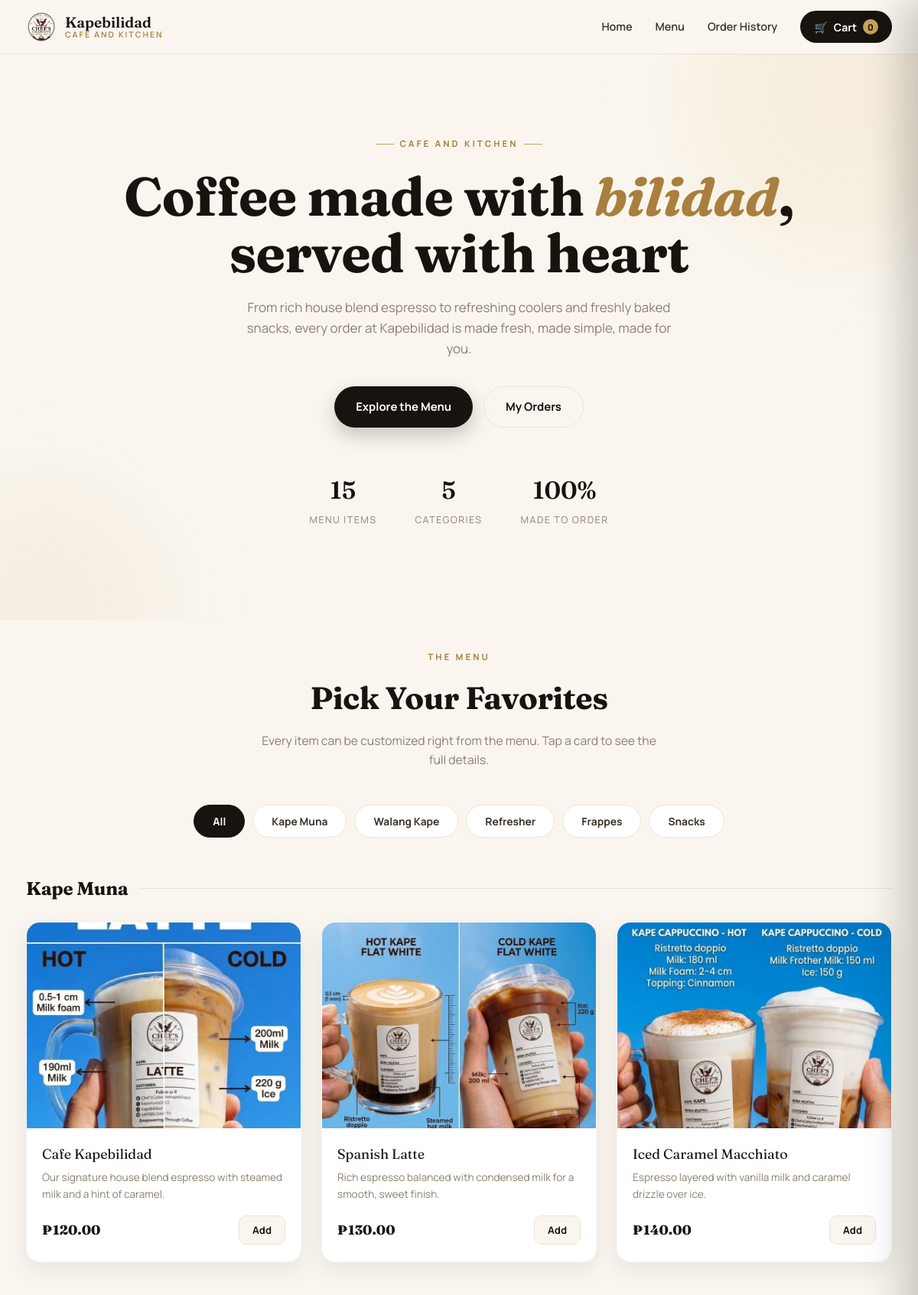
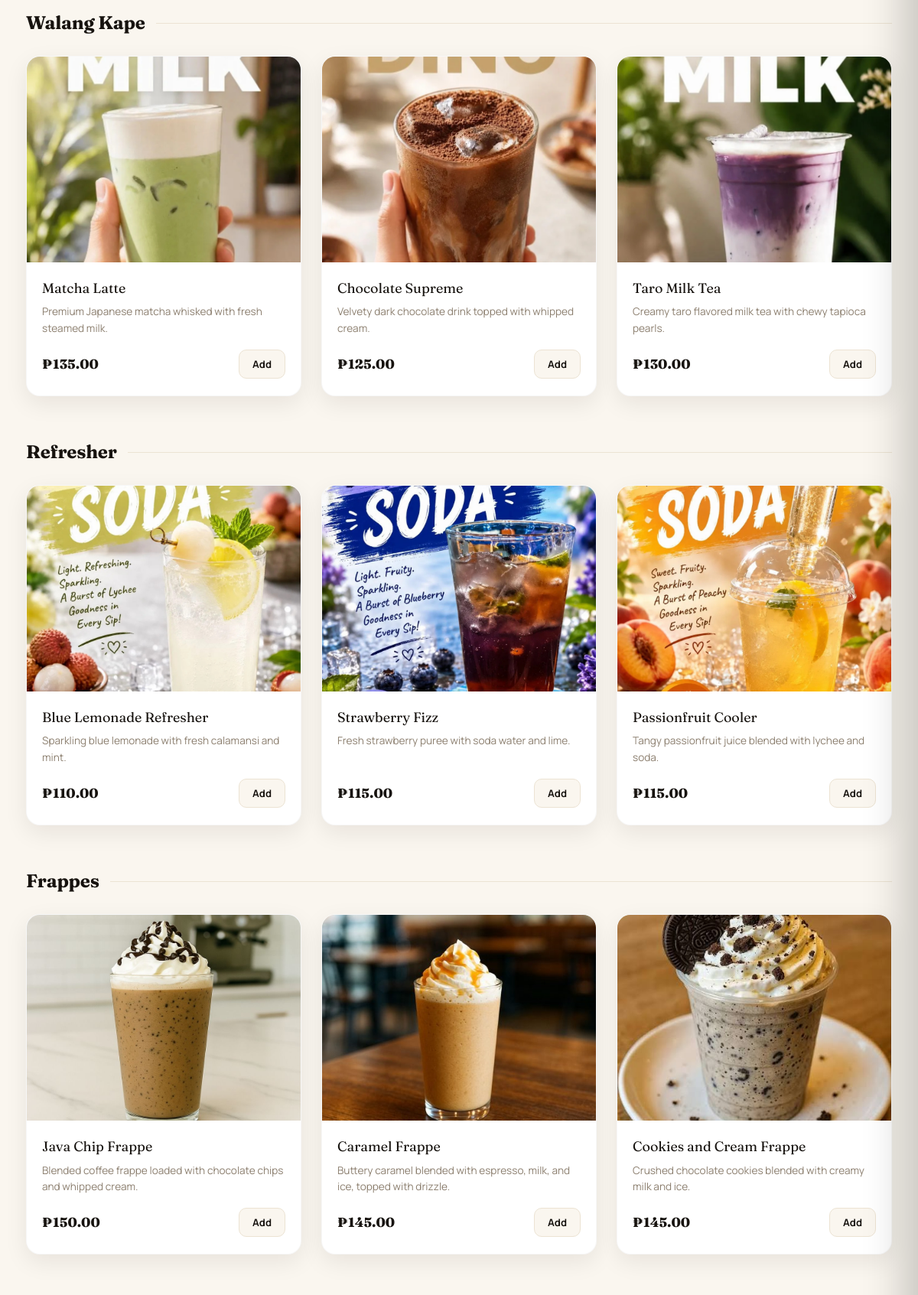
The page / (upper part) on the database its author committed (2 pictures, top to bottom).
### tables this page shows
CREATE TABLE `categories` (
  `id` int(11) NOT NULL,
  `name` varchar(50) NOT NULL,
  `slug` varchar(50) NOT NULL,
  `display_order` int(11) DEFAULT 0,
  `created_at` datetime DEFAULT current_timestamp()
);

CREATE TABLE `products` (
  `id` int(11) NOT NULL,
  `category_id` int(11) NOT NULL,
  `name` varchar(100) NOT NULL,
  `description` varchar(255) DEFAULT NULL,
  `price` decimal(10,2) NOT NULL,
  `image` varchar(255) DEFAULT NULL,
  `addons` text DEFAULT NULL,
  `is_bestseller` tinyint(1) DEFAULT 0,
  `is_available` tinyint(1) DEFAULT 1,
  `created_at` datetime DEFAULT current_timestamp()
);

### includes/functions.php (called while the page is built, shortened)
<?php
function h(?string $value): string
{
    return htmlspecialchars($value ?? '', ENT_QUOTES, 'UTF-8');
}
function formatPrice($amount): string
{
    return '₱' . number_format((float)$amount, 2);
}
function decodeAddons(?string $json): array
{
    if (!$json) return [];
    $decoded = json_decode($json, true);
    $clean = [];
    foreach ($decoded as $addon) {
        $clean[] = ['name' => (string)$addon['name'], 'price' => (float)$addon['price']];
    }
    return $clean;
}
function getCategories(): array
{
    $db = getDB();
    return $db->query('SELECT * FROM categories ORDER BY display_order ASC, id ASC')->fetchAll();
}
function getProductsByCategory(): array
{
    $db = getDB();
    $sql = 'SELECT p.*, c.name AS category_name, c.slug AS category_slug
            FROM products p
            JOIN categories c ON c.id = p.category_id
            WHERE p.is_available = 1
            ORDER BY c.display_order ASC, p.id ASC';
    $rows = $db->query($sql)->fetchAll();
    $grouped = [];
    foreach ($rows as $row) {
        $row['addons'] = decodeAddons($row['addons'] ?? null);
        $grouped[$row['category_slug']]['name'] = $row['category_name'];
        $grouped[$row['category_slug']]['products'][] = $row;
    }
    return $grouped;
}

### index.php (the view, shortened to what this page needs)
<?php
require_once __DIR__ . '/includes/functions.php';
$menu = getProductsByCategory();
$categories = getCategories();
$totalProducts = 0;
foreach ($menu as $group) {
    $totalProducts += count($group['products']);
}
require_once __DIR__ . '/includes/header.php';
?>
<header class="hero">
  <div class="hero-blob b1"></div>
  <div class="hero-blob b2"></div>
  <div class="hero-inner">
    <span class="hero-eyebrow">Cafe and Kitchen</span>
    <h1>Coffee made with <em>bilidad</em>,<br>served with heart</h1>
    <p>From rich house blend espresso to refreshing coolers and freshly baked snacks, every order at Kapebilidad is made fresh, made simple, made for you.</p>
    <div class="hero-actions">
      <a href="#menu" class="btn btn-primary">Explore the Menu</a>
      <a href="<?= BASE_URL ?>/order_history.php" class="btn btn-outline">My Orders</a>
    </div>
    <div class="hero-stats reveal">
      <div class="hero-stat">
        <div class="num"><?= (int)$totalProducts ?></div>
        <div class="label">Menu Items</div>
      </div>
      <div class="hero-stat">
        <div class="num"><?= count($categories) ?></div>
        <div class="label">Categories</div>
      </div>
      <div class="hero-stat">
        <div class="num">100%</div>
        <div class="label">Made to Order</div>
      </div>
    </div>
  </div>
</header>
<section class="menu-section" id="menu">
  <div class="container">
    <div class="section-eyebrow reveal">The Menu</div>
    <h2 class="section-title reveal">Pick Your Favorites</h2>
    <p class="section-sub reveal">Every item can be customized right from the menu. Tap a card to see the full details.</p>
    <div class="category-tabs reveal">
      <button class="category-tab active" data-target="all" type="button">All</button>
      <?php foreach ($categories as $category): ?>
        <button class="category-tab" data-target="<?= h($category['slug']) ?>" type="button"><?= h($category['name']) ?></button>
      <?php endforeach; ?>
    </div>
    <?php foreach ($categories as $category): ?>
      <?php $slug = $category['slug']; ?>
      <div class="category-group reveal" data-category="<?= h($slug) ?>">
        <h3 class="category-group-title"><?= h($category['name']) ?></h3>
        <div class="product-grid">
          <?php foreach ($menu[$slug]['products'] as $product): ?>
            <div
              class="product-card"
              data-id="<?= (int)$product['id'] ?>"
              data-name="<?= h($product['name']) ?>"
              data-description="<?= h($product['description']) ?>"
              data-price="<?= h((string)$product['price']) ?>"
              data-image="<?= h($product['image']) ?>"
              data-addons="<?= h(json_encode($product['addons'])) ?>"
              tabindex="0"
              role="button"
              aria-label="View details for <?= h($product['name']) ?>"
            >
              <?php if ($product['is_bestseller']): ?>
                <span class="bestseller-badge">Bestseller</span>
              <?php endif; ?>
              <div class="product-img-wrap">
                <img src="<?= BASE_URL ?>/assets/images/products/<?= h($product['image']) ?>" alt="<?= h($product['name']) ?>" loading="lazy">
              </div>
              <div class="product-body">
                <div class="product-name"><?= h($product['name']) ?></div>
                <div class="product-desc"><?= h($product['description']) ?></div>
                <div class="product-footer">
                  <span class="product-price"><?= formatPrice($product['price']) ?></span>
                  <button
                    class="add-to-cart-btn"
                    type="button"
                    data-quick-add="1"
                    data-id="<?= (int)$product['id'] ?>"
                    data-name="<?= h($product['name']) ?>"
                    data-price="<?= h((string)$product['price']) ?>"
                    data-image="<?= h($product['image']) ?>"
                  >Add</button>
                </div>
              </div>
            </div>
          <?php endforeach; ?>
        </div>
      </div>
    <?php endforeach; ?>
  </div>
</section>
<?php require_once __DIR__ . '/includes/footer.php'; ?>

### rows shown on the page
categories: name "Kape Muna"
categories: name "Walang Kape"
categories: name "Refresher"
categories: name "Frappes"
categories: name "Snacks"
products: image (picture), name "Cafe Kapebilidad", description "Our signature house blend espresso with steamed milk and a hint of caramel.", price "₱120.00"
products: image (picture), name "Spanish Latte", description "Rich espresso balanced with condensed milk for a smooth, sweet finish.", price "₱130.00"
products: image (picture), name "Iced Caramel Macchiato", description "Espresso layered with vanilla milk and caramel drizzle over ice.", price "₱140.00"
products: image (picture), name "Matcha Latte", description "Premium Japanese matcha whisked with fresh steamed milk.", price "₱135.00"
products: image (picture), name "Chocolate Supreme", description "Velvety dark chocolate drink topped with whipped cream.", price "₱125.00"
products: image (picture), name "Taro Milk Tea", description "Creamy taro flavored milk tea with chewy tapioca pearls.", price "₱130.00"
products: image (picture), name "Blue Lemonade Refresher", description "Sparkling blue lemonade with fresh calamansi and mint.", price "₱110.00"
products: image (picture), name "Strawberry Fizz", description "Fresh strawberry puree with soda water and lime.", price "₱115.00"
products: image (picture), name "Passionfruit Cooler", description "Tangy passionfruit juice blended with lychee and soda.", price "₱115.00"
products: image (picture), name "Java Chip Frappe", description "Blended coffee frappe loaded with chocolate chips and whipped cream.", price "₱150.00"
products: image (picture), name "Caramel Frappe", description "Buttery caramel blended with espresso, milk, and ice, topped with drizzle.", price "₱145.00"
products: image (picture), name "Cookies and Cream Frappe", description "Crushed chocolate cookies blended with creamy milk and ice.", price "₱145.00"

### other values the page prints
$totalProducts "15"
count($categories) "5"
